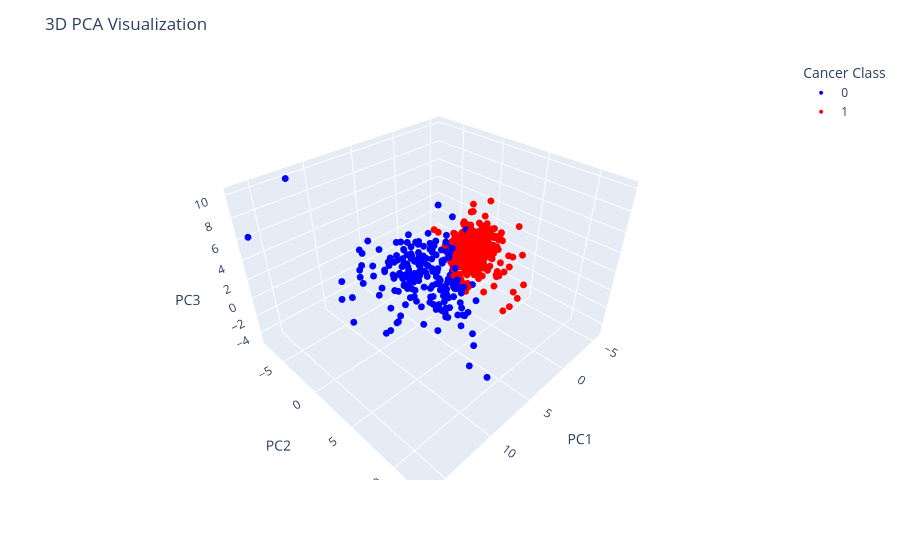

Write notebook code for a chart like this one.
### Code cell
import plotly.express as px

fig = px.scatter_3d(
    x=data_pca[:, 0],
    y=data_pca[:, 1],
    z=data_pca[:, 2],
    color=cancer_dataset['target'].astype(str),
    labels={
        'x': 'PC1',
        'y': 'PC2',
        'z': 'PC3',
        'color': 'Target'
    },
    color_discrete_map={
        '0': 'blue',
        '1': 'red'
    }
)

fig.update_traces(marker=dict(size=4))

fig.update_layout(
    title='3D PCA Visualization',
    legend_title='Cancer Class'
)

fig.show()

### Figure 1 — Plotly figure (JSON) as saved in the notebook; plotly's stock layout.template omitted (floating-point values rounded to 4 significant figures; data arrays with more than 128 entries replaced by an {"elided": "..."} marker saying what was removed)
{"data": [{"hovertemplate": "Target=0<br>PC1=%{x}<br>PC2=%{y}<br>PC3=%{z}<extra></extra>", "legendgroup": "0", "marker": {"color": "blue", "size": 4, "symbol": "circle"}, "mode": "markers", "name": "0", "scene": "scene", "showlegend": true, "type": "scatter3d", "x": {"elided": "212 float values"}, "y": {"elided": "212 float values"}, "z": {"elided": "212 float values"}}, {"hovertemplate": "Target=1<br>PC1=%{x}<br>PC2=%{y}<br>PC3=%{z}<extra></extra>", "legendgroup": "1", "marker": {"color": "red", "size": 4, "symbol": "circle"}, "mode": "markers", "name": "1", "scene": "scene", "showlegend": true, "type": "scatter3d", "x": {"elided": "357 float values"}, "y": {"elided": "357 float values"}, "z": {"elided": "357 float values"}}], "layout": {"legend": {"title": {"text": "Cancer Class"}, "tracegroupgap": 0}, "margin": {"t": 60}, "scene": {"domain": {"x": [0, 1], "y": [0, 1]}, "xaxis": {"title": {"text": "PC1"}}, "yaxis": {"title": {"text": "PC2"}}, "zaxis": {"title": {"text": "PC3"}}}, "title": {"text": "3D PCA Visualization"}}}
